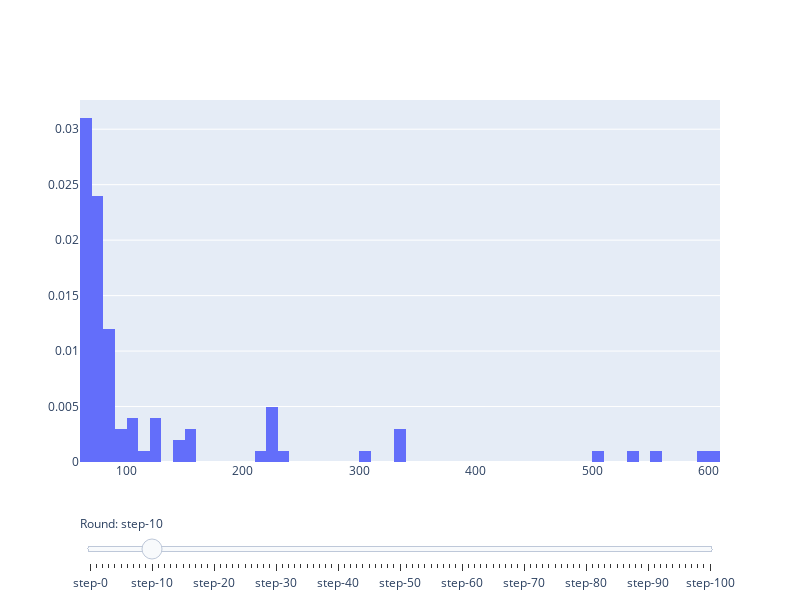

Write notebook code for a chart like this one.
### Code cell
num_people = 100
interest_rate = 0.05
investment_risk = 0.05
strategy_distribution = "reverse"
iteration_time = 100

simulation = InvestmentSimulation(num_people, interest_rate, investment_risk, strategy_distribution, iteration_time)
simulation.simulate_society()
simulation.plot_wealth_distribution()
